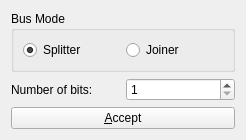
<?xml version="1.0" encoding="UTF-8"?>
<ui version="4.0">
 <class>Form</class>
 <widget class="QWidget" name="Form">
  <property name="geometry">
   <rect>
    <x>0</x>
    <y>0</y>
    <width>246</width>
    <height>127</height>
   </rect>
  </property>
  <property name="windowTitle">
   <string>Bus</string>
  </property>
  <layout class="QVBoxLayout" name="verticalLayout">
   <item>
    <layout class="QHBoxLayout" name="horizontalLayout_4">
     <item>
      <widget class="QGroupBox" name="groupBox">
       <property name="title">
        <string>Bus Mode</string>
       </property>
       <layout class="QHBoxLayout" name="horizontalLayout_3">
        <item>
         <widget class="QRadioButton" name="symb0">
          <property name="text">
           <string>Splitter</string>
          </property>
          <property name="checked">
           <bool>true</bool>
          </property>
         </widget>
        </item>
        <item>
         <widget class="QRadioButton" name="symb1">
          <property name="text">
           <string>Joiner</string>
          </property>
         </widget>
        </item>
       </layout>
      </widget>
     </item>
    </layout>
   </item>
   <item>
    <layout class="QHBoxLayout" name="horizontalLayout_2">
     <item>
      <widget class="QLabel" name="label_2">
       <property name="text">
        <string>Number of bits:</string>
       </property>
      </widget>
     </item>
     <item>
      <widget class="QSpinBox" name="size">
       <property name="minimum">
        <number>1</number>
       </property>
       <property name="maximum">
        <number>32768</number>
       </property>
       <property name="value">
        <number>1</number>
       </property>
      </widget>
     </item>
    </layout>
   </item>
   <item>
    <widget class="QPushButton" name="acceptButton">
     <property name="text">
      <string>&amp;Accept</string>
     </property>
    </widget>
   </item>
  </layout>
 </widget>
 <resources/>
 <connections/>
</ui>
